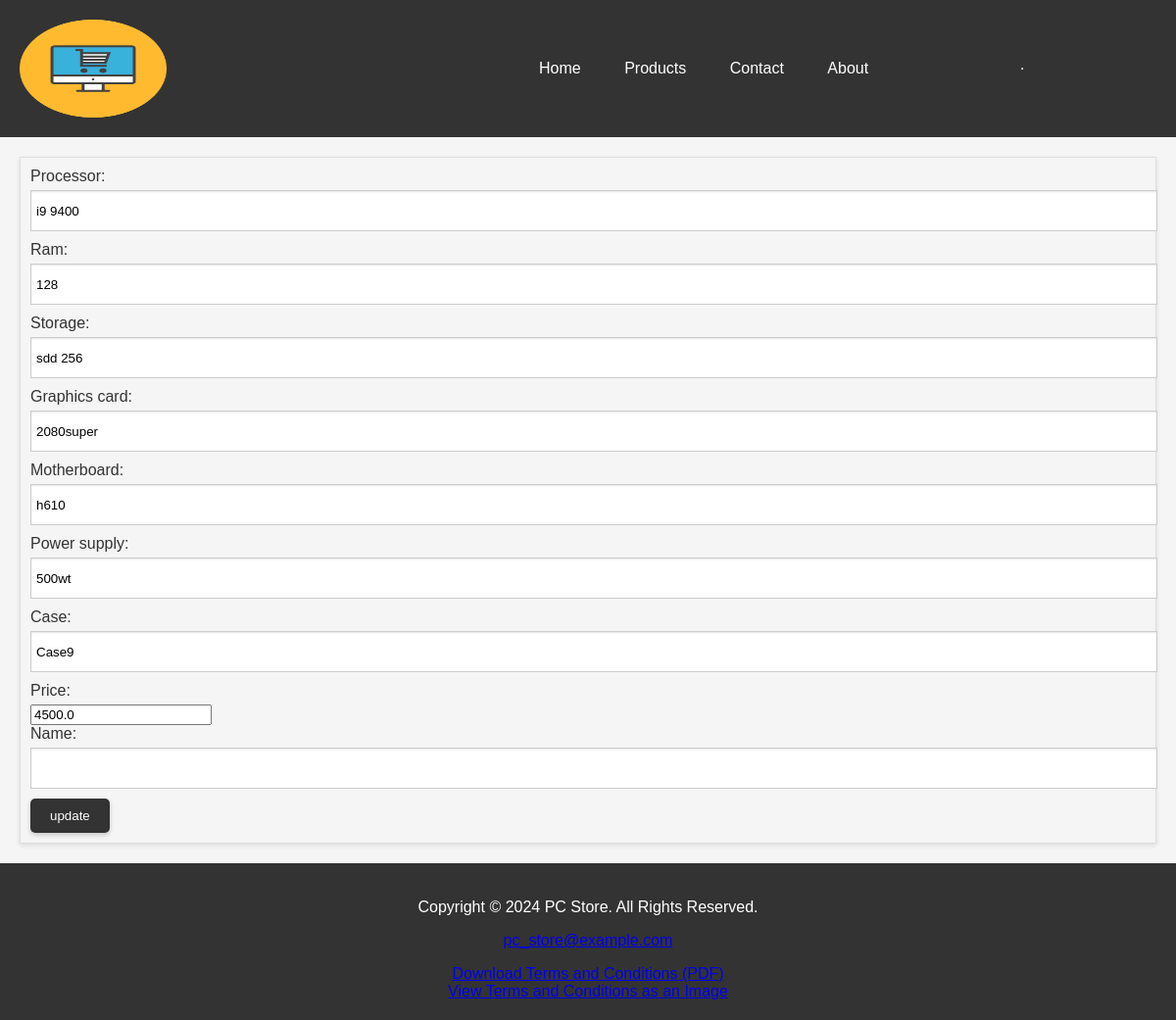
Screenshot of /update/1 with the database file from the repository.
### apps/bookmodule/models.py (models this page shows)
class PCS(models.Model):
    id = models.BigAutoField(auto_created=True, primary_key=True, serialize=False, verbose_name='ID')
    Processor = models.CharField(max_length = 50)
    RAM = models.CharField(max_length = 50)
    Storage = models.CharField(max_length = 50)
    graphics_card = models.CharField(max_length = 50)
    Motherboard	 = models.CharField(max_length = 50)
    Power_Supply = models.CharField(max_length = 50)
    Case = models.CharField(max_length = 50)
    price = models.FloatField(default = 0.0)

### apps/bookmodule/views.py (the view)
# urls.py: path("update/<int:bId>", views.update_pc),
def update_pc(request,bId):
    obj = PCS.objects.get(id = bId)
    if request.method == 'POST':
        form = InputForm(request.POST, instance=obj)
        if form.is_valid():
            obj.save()
            return redirect('book', bId = obj.id )
    form = InputForm(instance=obj)
    return render(request, "bookmodule/update.html", {'form':form})

### apps/bookmodule/forms.py
class InputForm(forms.ModelForm):
    class Meta:
        model = PCS
        fields = "__all__"
    Processor = forms.CharField(max_length = 200)
    name = forms.CharField(max_length = 50)
    RAM = forms.CharField(max_length = 200)
    Storage = forms.CharField(max_length = 200)
    graphics_card = forms.CharField(max_length = 200)
    Motherboard = forms.CharField(max_length = 200)
    Power_Supply  = forms.CharField(max_length = 200)
    Case = forms.CharField(max_length = 200)
    price = forms.FloatField(min_value=0, max_value=10000)

### apps/templates/bookmodule/update.html (shortened to what this page needs)
{% extends "layouts/base.html" %}
{% block content %}
<form method="post">
    {{form}}
    <button type="submit">update</button>
    </form>
{% endblock content %}

### rows the page displays
PCS: Processor "i9 9400", RAM "128", Storage "sdd 256", graphics_card "2080super", Motherboard "h610", Power_Supply "500wt", Case "Case9", price "4500.0"
